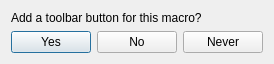
<?xml version="1.0" encoding="UTF-8"?>
<ui version="4.0">
 <class>add_toolbar_button_dialog</class>
 <widget class="QDialog" name="add_toolbar_button_dialog">
  <property name="geometry">
   <rect>
    <x>0</x>
    <y>0</y>
    <width>257</width>
    <height>62</height>
   </rect>
  </property>
  <property name="windowTitle">
   <string>Add Button</string>
  </property>
  <layout class="QVBoxLayout" name="verticalLayout">
   <item>
    <widget class="QLabel" name="label">
     <property name="text">
      <string>Add a toolbar button for this macro?</string>
     </property>
     <property name="wordWrap">
      <bool>true</bool>
     </property>
    </widget>
   </item>
   <item>
    <layout class="QHBoxLayout" name="horizontalLayout">
     <item>
      <widget class="QPushButton" name="buttonYes">
       <property name="text">
        <string>Yes</string>
       </property>
      </widget>
     </item>
     <item>
      <widget class="QPushButton" name="buttonNo">
       <property name="text">
        <string>No</string>
       </property>
      </widget>
     </item>
     <item>
      <widget class="QPushButton" name="buttonNever">
       <property name="text">
        <string>Never</string>
       </property>
      </widget>
     </item>
    </layout>
   </item>
  </layout>
 </widget>
 <resources/>
 <connections>
  <connection>
   <sender>buttonYes</sender>
   <signal>clicked()</signal>
   <receiver>add_toolbar_button_dialog</receiver>
   <slot>accept()</slot>
   <hints>
    <hint type="sourcelabel">
     <x>47</x>
     <y>40</y>
    </hint>
    <hint type="destinationlabel">
     <x>128</x>
     <y>30</y>
    </hint>
   </hints>
  </connection>
  <connection>
   <sender>buttonNo</sender>
   <signal>clicked()</signal>
   <receiver>add_toolbar_button_dialog</receiver>
   <slot>reject()</slot>
   <hints>
    <hint type="sourcelabel">
     <x>128</x>
     <y>40</y>
    </hint>
    <hint type="destinationlabel">
     <x>128</x>
     <y>30</y>
    </hint>
   </hints>
  </connection>
  <connection>
   <sender>buttonNever</sender>
   <signal>clicked()</signal>
   <receiver>add_toolbar_button_dialog</receiver>
   <slot>reject()</slot>
   <hints>
    <hint type="sourcelabel">
     <x>209</x>
     <y>40</y>
    </hint>
    <hint type="destinationlabel">
     <x>128</x>
     <y>30</y>
    </hint>
   </hints>
  </connection>
 </connections>
</ui>
